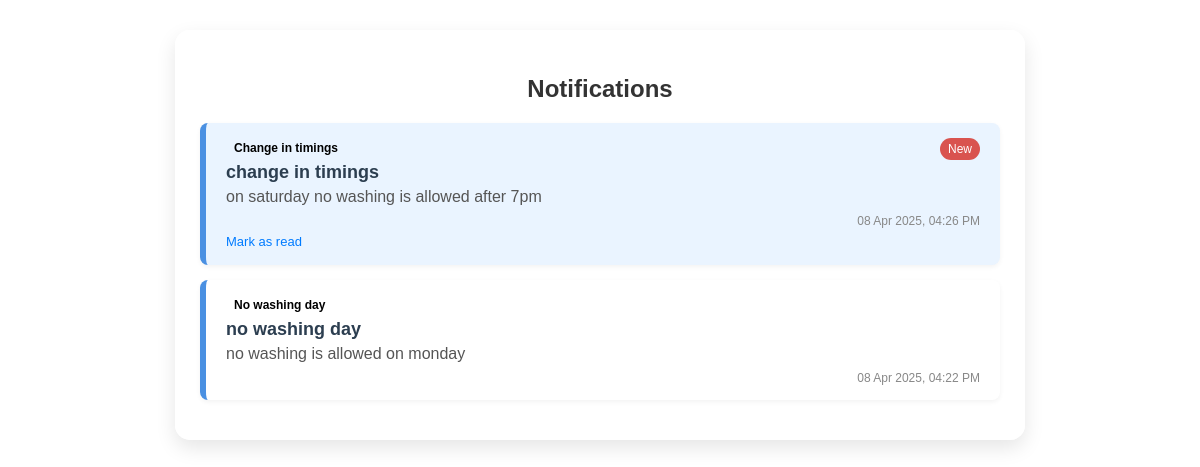
/notifications.php (signed in), run on the app's committed database.
### tables this page shows
CREATE TABLE `notifications` (
  `id` int(11) NOT NULL,
  `title` varchar(255) NOT NULL,
  `message` text NOT NULL,
  `created_at` timestamp NOT NULL DEFAULT current_timestamp()
);

### notifications.php (the view, shortened to what this page needs)
<?php
include('db.php');
$regno = $_SESSION['regno'];
$notif_sql = "SELECT * FROM notifications ORDER BY created_at DESC";
$notifications = $conn->query($notif_sql);
$read_sql = "SELECT notification_id FROM notification_reads WHERE regno = ?";
$read_stmt = $conn->prepare($read_sql);
$read_stmt->bind_param("s", $regno);
$read_stmt->execute();
$read_result = $read_stmt->get_result();
$read_ids = [];
while ($row = $read_result->fetch_assoc()) {
    $read_ids[] = $row['notification_id'];
}
?>
<!DOCTYPE html>
<html lang="en">
<head>
</head>
<body>
<div class="container">
    <h2>Notifications</h2>
    <?php if ($notifications->num_rows > 0): ?>
        <?php while ($row = $notifications->fetch_assoc()):
            $is_read = in_array($row['id'], $read_ids);
            $type = strtolower($row['title']);
        ?>
            <div class="notification <?= !$is_read ? 'new' : '' ?>">
                <span class="type-label <?= $type ?>"><?= ucfirst($type) ?></span>
                <?php if (!$is_read): ?>
                    <span class="badge">New</span>
                <?php endif; ?>
                <h4><?= htmlspecialchars($row['title']) ?></h4>
                <p><?= nl2br(htmlspecialchars($row['message'])) ?></p>
                <div class="timestamp"><?= date('d M Y, h:i A', strtotime($row['created_at'])) ?></div>
                <?php if (!$is_read): ?>
                    <a href="?read=<?= $row['id'] ?>" class="read-link">Mark as read</a>
                <?php endif; ?>
            </div>
        <?php endwhile; ?>
    <?php else: ?>
        <p>No notifications available.</p>
    <?php endif; ?>
</div>
</body>
</html>

### notifications.php (style rules this page uses)
body { font-family: 'Poppins', sans-serif; background: url('images/bg.png') no-repeat center center fixed; background-size: cover; margin: 0; padding: 30px; }
.container { max-width: 800px; margin: auto; background: rgba(255, 255, 255, 0.85); padding: 25px; border-radius: 15px; box-shadow: 0 8px 20px rgba(0, 0, 0, 0.1); }
h2 { text-align: center; color: #333; margin-bottom: 20px; }
.notification { padding: 15px 20px; margin-bottom: 15px; border-radius: 8px; box-shadow: 0 2px 5px rgba(0,0,0,0.05); position: relative; border-left: 6px solid #4a90e2; }
.notification.new { background-color: #eaf4ff; }
.notification .badge { background: #d9534f; color: white; font-size: 12px; padding: 4px 8px; border-radius: 20px; position: absolute; top: 15px; right: 20px; }
.notification h4 { margin: 0 0 5px; font-size: 18px; color: #2c3e50; }
.notification p { margin: 0; color: #555; }
.timestamp { text-align: right; font-size: 12px; color: #888; margin-top: 8px; }
.type-label { display: inline-block; padding: 2px 8px; font-size: 12px; border-radius: 4px; margin-bottom: 5px; font-weight: bold; }
.read-link { display: inline-block; margin-top: 6px; font-size: 13px; color: #007bff; text-decoration: none; }

### data on the page
notifications: title "Change in timings", shows "New", title "change in timings", message "on saturday no washing is allowed after 7pm", created_at "08 Apr 2025, 04:26 PM"
notifications: title "No washing day", title "no washing day", message "no washing is allowed on monday", created_at "08 Apr 2025, 04:22 PM"
